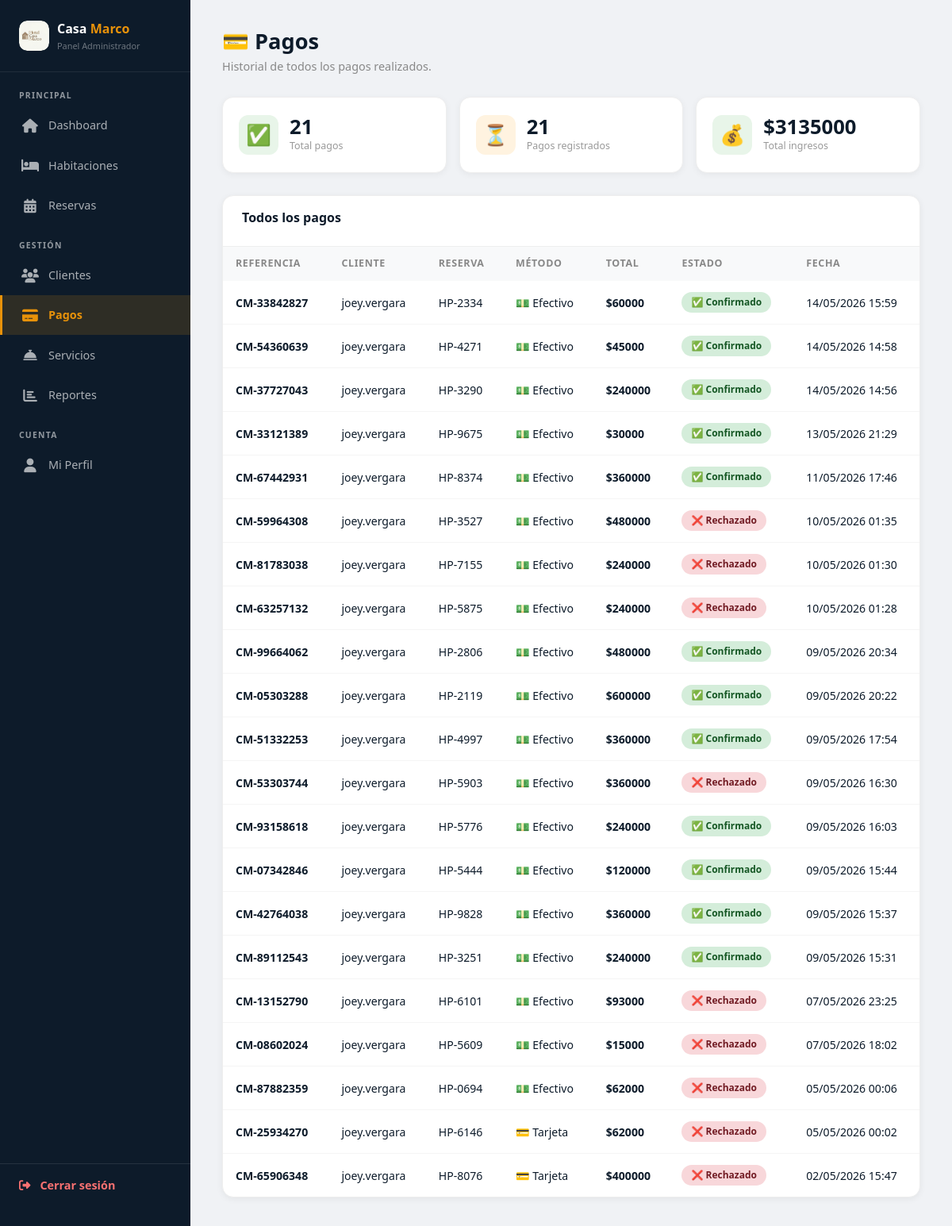
Page /admin-pagos/ (signed in) on the committed database.
### crud_app/models.py (models this page shows, shortened)
class Pago(models.Model):
    METODOS = [
        ('tarjeta',       '💳 Tarjeta'),
        ('transferencia', '🏦 Transferencia'),
        ('efectivo',      '💵 Efectivo'),
        ('pse',           '📱 PSE'),
    ]
    ESTADOS = [
        ('pendiente',    '⏳ Pendiente'),
        ('confirmado',   '✅ Confirmado'),
        ('rechazado',    '❌ Rechazado'),
        ('reembolsado',  '↩️ Reembolsado'),
    ]
    reserva         = models.OneToOneField(Reserva, on_delete=models.CASCADE, related_name='pago')
    usuario         = models.ForeignKey(User, on_delete=models.CASCADE, related_name='pagos')
    metodo          = models.CharField(max_length=20, choices=METODOS)
    estado          = models.CharField(max_length=20, choices=ESTADOS, default='pendiente')
    total           = models.DecimalField(max_digits=10, decimal_places=2)
    referencia      = models.CharField(max_length=20, unique=True)
    comprobante     = models.FileField(upload_to='comprobantes/', blank=True, null=True)
    nombre_titular  = models.CharField(max_length=100, blank=True, null=True)
    numero_tarjeta  = models.CharField(max_length=4, blank=True, null=True)
    banco           = models.CharField(max_length=100, blank=True, null=True)
    fecha_pago      = models.DateTimeField(auto_now_add=True)
    actualizado     = models.DateTimeField(auto_now=True)

class Reserva(models.Model):
    ESTADOS = [
        ('pendiente',   '⏳ Pendiente'),
        ('confirmada',  '✅ Confirmada'),
        ('cancelada',   '❌ Cancelada'),
        ('completada',  '🏁 Completada'),
        ('en_curso',    '🔵 En curso'),
    ]
    usuario         = models.ForeignKey(User, on_delete=models.CASCADE, related_name='reservas')
    habitacion      = models.ForeignKey(Habitacion, on_delete=models.CASCADE, related_name='reservas')
    codigo          = models.CharField(max_length=10, unique=True)
    estado          = models.CharField(max_length=20, choices=ESTADOS, default='pendiente')
    check_in        = models.DateField(default='2024-01-01')
    check_out       = models.DateField(default='2024-01-02')
    huespedes       = models.PositiveIntegerField(default=1)
    adultos         = models.PositiveIntegerField(default=1)
    ninos           = models.PositiveIntegerField(default=0)
    total           = models.DecimalField(max_digits=10, decimal_places=2)
    nombre_huesped  = models.CharField(max_length=100, default='')
    documento       = models.CharField(max_length=20, default='')
    telefono        = models.CharField(max_length=20, default='')
    solicitudes     = models.TextField(blank=True, null=True)
    fecha_reserva   = models.DateTimeField(auto_now_add=True)

### crud_app/views.py (the view)
# urls.py: path('admin-pagos/', views.admin_pagos, name='admin_pagos'),
@login_required(login_url='login')
def admin_pagos(request):
    if not request.user.is_staff:
        return redirect('home')
    pagos          = Pago.objects.all().order_by('-fecha_pago')
    total_ingresos = sum(p.total for p in pagos.filter(estado='confirmado'))
    return render(request, 'crud_app/admin_pagos.html', {
        'pagos'         : pagos,
        'total_ingresos': total_ingresos,
    })

### crud_app/templates/crud_app/admin_pagos.html (shortened to what this page needs)
{% load static %}
<!DOCTYPE html>
<html lang="es">
<head>
  <link href="https://cdn.jsdelivr.net/npm/bootstrap@5.3.0/dist/css/bootstrap.min.css" rel="stylesheet">
  <link rel="stylesheet" href="https://cdnjs.cloudflare.com/ajax/libs/font-awesome/6.4.0/css/all.min.css"/>
</head>
<body>
<aside class="sidebar">
  <div class="sidebar-logo">
    <div class="sidebar-logo-icon">
      <img src="{% static 'crud_app/imagenes/logo.jpeg' %}" alt="Logo"
           style="width:38px; height:38px; border-radius:10px; object-fit:cover;">
    </div>
    <div>
      <div class="sidebar-logo-text">Casa <span>Marco</span></div>
      <div class="sidebar-logo-sub">Panel Administrador</div>
    </div>
  </div>
  <nav class="sidebar-nav">
    <div class="nav-section-title">Principal</div>
    <a href="{% url 'home_admin' %}"><span class="icon"><i class="fas fa-home"></i></span> Dashboard</a>
    <a href="{% url 'admin_habitaciones' %}"><span class="icon"><i class="fas fa-bed"></i></span> Habitaciones</a>
    <a href="{% url 'admin_reservas' %}"><span class="icon"><i class="fas fa-calendar-alt"></i></span> Reservas</a>
    <div class="nav-section-title" style="margin-top:8px;">Gestión</div>
    <a href="{% url 'admin_clientes' %}"><span class="icon"><i class="fas fa-users"></i></span> Clientes</a>
    <a href="{% url 'admin_pagos' %}" class="active"><span class="icon"><i class="fas fa-credit-card"></i></span> Pagos</a>
    <a href="{% url 'admin_servicios' %}"><span class="icon"><i class="fas fa-concierge-bell"></i></span> Servicios</a>
    <a href="{% url 'admin_reportes' %}"><span class="icon"><i class="fas fa-chart-bar"></i></span> Reportes</a>
    <div class="nav-section-title" style="margin-top:8px;">Cuenta</div>
    <a href="{% url 'perfil_usuario' %}"><span class="icon"><i class="fas fa-user"></i></span> Mi Perfil</a>
  </nav>
  <div class="sidebar-logout">
    <a href="{% url 'logout' %}"><span class="icon"><i class="fas fa-sign-out-alt"></i></span> Cerrar sesión</a>
  </div>
</aside>
<main class="main">
  <h1 class="page-title">💳 Pagos</h1>
  <p class="page-sub">Historial de todos los pagos realizados.</p>
  <div class="stats-row">
    <div class="stat-card">
      <div class="stat-icon green">✅</div>
      <div>
        <div class="stat-value">{{ pagos|length }}</div>
        <div class="stat-label">Total pagos</div>
      </div>
    </div>
    <div class="stat-card">
      <div class="stat-icon orange">⏳</div>
      <div>
        <div class="stat-value">{% with pagos|length as total %}{{ pagos|length }}{% endwith %}</div>
        <div class="stat-label">Pagos registrados</div>
      </div>
    </div>
    <div class="stat-card">
      <div class="stat-icon green">💰</div>
      <div>
        <div class="stat-value">${{ total_ingresos|floatformat:0 }}</div>
        <div class="stat-label">Total ingresos</div>
      </div>
    </div>
  </div>
  <div class="tabla-card">
    <div class="tabla-head">
      <h3>Todos los pagos</h3>
    </div>
    {% if pagos %}
    <table>
      <thead>
        <tr>
          <th>Referencia</th>
          <th>Cliente</th>
          <th>Reserva</th>
          <th>Método</th>
          <th>Total</th>
          <th>Estado</th>
          <th>Fecha</th>
        </tr>
      </thead>
      <tbody>
        {% for pago in pagos %}
        <tr>
          <td><strong>{{ pago.referencia }}</strong></td>
          <td>{{ pago.usuario.username }}</td>
          <td>{{ pago.reserva.codigo }}</td>
          <td>{{ pago.get_metodo_display }}</td>
          <td><strong>${{ pago.total|floatformat:0 }}</strong></td>
          <td><span class="badge-estado badge-{{ pago.estado }}">{{ pago.get_estado_display }}</span></td>
          <td>{{ pago.fecha_pago|date:"d/m/Y H:i" }}</td>
        </tr>
        {% endfor %}
      </tbody>
    </table>
    {% else %}
    <div class="empty-state">
      <div class="icon">💳</div>
      <p>No hay pagos registrados aún.</p>
    </div>
    {% endif %}
  </div>
</main>
</body>
</html>

### crud_app/templates/crud_app/admin_pagos.html (style rules this page uses)
:root { --naranja: #E8920A; --azul-dark: #0D1B2A; }
* { box-sizing: border-box; margin: 0; padding: 0; }
body { font-family: 'Segoe UI', sans-serif; background: #f0f2f5; display: flex; min-height: 100vh; }
.sidebar { width: 240px; background: var(--azul-dark); display: flex; flex-direction: column; padding: 24px 0; position: fixed; top: 0; left: 0; bottom: 0; z-index: 100; }
.sidebar-logo { padding: 0 24px 24px; border-bottom: 1px solid rgba(255,255,255,0.08); display: flex; align-items: center; gap: 10px; }
.sidebar-logo-icon { width: 38px; height: 38px; border-radius: 10px; overflow: hidden; flex-shrink: 0; display: flex; align-items: center; justify-content: center; }
.sidebar-logo-text { font-size: 1rem; font-weight: 900; color: white; }
.sidebar-logo-text span { color: var(--naranja); }
.sidebar-logo-sub { font-size: 0.68rem; color: rgba(255,255,255,0.4); margin-top: 2px; }
.nav-section-title { font-size: 0.65rem; font-weight: 700; color: rgba(255,255,255,0.55); text-transform: uppercase; letter-spacing: 0.12em; padding: 10px 24px 4px; }
.sidebar-nav { padding: 12px 0; flex: 1; }
.sidebar-nav a { display: flex; align-items: center; gap: 12px; padding: 12px 24px; color: rgba(255,255,255,0.65); text-decoration: none; font-size: 0.9rem; font-weight: 500; transition: all 0.2s; border-left: 3px solid transparent; }
.sidebar-nav a.active { background: rgba(232,146,10,0.15); color: var(--naranja); border-left-color: var(--naranja); font-weight: 700; }
.sidebar-nav .icon { font-size: 1.1rem; width: 22px; text-align: center; }
.sidebar-logout { padding: 16px 24px; border-top: 1px solid rgba(255,255,255,0.1); }
.sidebar-logout a { display: flex; align-items: center; gap: 12px; color: #f87171; text-decoration: none; font-size: 0.9rem; font-weight: 600; }
.main { margin-left: 240px; padding: 36px 40px; flex: 1; }
.page-title { font-size: 1.7rem; font-weight: 800; color: var(--azul-dark); margin-bottom: 4px; }
.page-sub { color: #888; font-size: 0.9rem; margin-bottom: 28px; }
.stats-row { display: grid; grid-template-columns: repeat(3, 1fr); gap: 16px; margin-bottom: 28px; }
.stat-card { background: white; border-radius: 14px; padding: 22px 20px; border: 1px solid #eee; display: flex; align-items: center; gap: 14px; box-shadow: 0 2px 8px rgba(0,0,0,0.05); }
.stat-icon { font-size: 1.6rem; width: 50px; height: 50px; border-radius: 12px; display: flex; align-items: center; justify-content: center; }
.stat-icon.green { background: #e8f5e9; }
.stat-icon.orange { background: #fff3e0; }
.stat-value { font-size: 1.6rem; font-weight: 900; color: var(--azul-dark); line-height: 1; }
.stat-label { font-size: 0.78rem; color: #999; margin-top: 3px; }
.tabla-card { background: white; border-radius: 14px; overflow: hidden; box-shadow: 0 2px 8px rgba(0,0,0,0.06); border: 1px solid #eee; }
.tabla-head { padding: 18px 24px; border-bottom: 1px solid #eee; display: flex; justify-content: space-between; align-items: center; }
.tabla-head h3 { font-size: 1rem; font-weight: 700; color: var(--azul-dark); }
table { width: 100%; border-collapse: collapse; }
thead tr { background: #f8f9fa; }
thead th { padding: 12px 16px; text-align: left; font-size: 0.78rem; font-weight: 700; color: #888; text-transform: uppercase; letter-spacing: 0.05em; }
tbody tr { border-bottom: 1px solid #f5f5f5; transition: background 0.15s; }
tbody tr:last-child { border-bottom: none; }
tbody td { padding: 14px 16px; font-size: 0.88rem; color: var(--azul-dark); }
.badge-estado { display: inline-block; padding: 4px 12px; border-radius: 20px; font-size: 0.75rem; font-weight: 700; }
.badge-confirmado { background: #d4edda; color: #155724; }
.badge-rechazado { background: #f8d7da; color: #721c24; }

### rows in the picture
Pago: referencia "CM-33842827", usuario.username "joey.vergara", reserva.codigo "HP-2334", metodo "💵 Efectivo", total "60000", estado "✅ Confirmado", fecha_pago "14/05/2026 15:59"
Pago: referencia "CM-54360639", usuario.username "joey.vergara", reserva.codigo "HP-4271", metodo "💵 Efectivo", total "45000", estado "✅ Confirmado", fecha_pago "14/05/2026 14:58"
Pago: referencia "CM-37727043", usuario.username "joey.vergara", reserva.codigo "HP-3290", metodo "💵 Efectivo", total "240000", estado "✅ Confirmado", fecha_pago "14/05/2026 14:56"
Pago: referencia "CM-33121389", usuario.username "joey.vergara", reserva.codigo "HP-9675", metodo "💵 Efectivo", total "30000", estado "✅ Confirmado", fecha_pago "13/05/2026 21:29"
Pago: referencia "CM-67442931", usuario.username "joey.vergara", reserva.codigo "HP-8374", metodo "💵 Efectivo", total "360000", estado "✅ Confirmado", fecha_pago "11/05/2026 17:46"
Pago: referencia "CM-59964308", usuario.username "joey.vergara", reserva.codigo "HP-3527", metodo "💵 Efectivo", total "480000", estado "❌ Rechazado", fecha_pago "10/05/2026 01:35"
Pago: referencia "CM-81783038", usuario.username "joey.vergara", reserva.codigo "HP-7155", metodo "💵 Efectivo", total "240000", estado "❌ Rechazado", fecha_pago "10/05/2026 01:30"
Pago: referencia "CM-63257132", usuario.username "joey.vergara", reserva.codigo "HP-5875", metodo "💵 Efectivo", total "240000", estado "❌ Rechazado", fecha_pago "10/05/2026 01:28"
Pago: referencia "CM-99664062", usuario.username "joey.vergara", reserva.codigo "HP-2806", metodo "💵 Efectivo", total "480000", estado "✅ Confirmado", fecha_pago "09/05/2026 20:34"
Pago: referencia "CM-05303288", usuario.username "joey.vergara", reserva.codigo "HP-2119", metodo "💵 Efectivo", total "600000", estado "✅ Confirmado", fecha_pago "09/05/2026 20:22"
Pago: referencia "CM-51332253", usuario.username "joey.vergara", reserva.codigo "HP-4997", metodo "💵 Efectivo", total "360000", estado "✅ Confirmado", fecha_pago "09/05/2026 17:54"
Pago: referencia "CM-53303744", usuario.username "joey.vergara", reserva.codigo "HP-5903", metodo "💵 Efectivo", total "360000", estado "❌ Rechazado", fecha_pago "09/05/2026 16:30"
Pago: referencia "CM-93158618", usuario.username "joey.vergara", reserva.codigo "HP-5776", metodo "💵 Efectivo", total "240000", estado "✅ Confirmado", fecha_pago "09/05/2026 16:03"
Pago: referencia "CM-07342846", usuario.username "joey.vergara", reserva.codigo "HP-5444", metodo "💵 Efectivo", total "120000", estado "✅ Confirmado", fecha_pago "09/05/2026 15:44"
Pago: referencia "CM-42764038", usuario.username "joey.vergara", reserva.codigo "HP-9828", metodo "💵 Efectivo", total "360000", estado "✅ Confirmado", fecha_pago "09/05/2026 15:37"
Pago: referencia "CM-89112543", usuario.username "joey.vergara", reserva.codigo "HP-3251", metodo "💵 Efectivo", total "240000", estado "✅ Confirmado", fecha_pago "09/05/2026 15:31"
Pago: referencia "CM-13152790", usuario.username "joey.vergara", reserva.codigo "HP-6101", metodo "💵 Efectivo", total "93000", estado "❌ Rechazado", fecha_pago "07/05/2026 23:25"
Pago: referencia "CM-08602024", usuario.username "joey.vergara", reserva.codigo "HP-5609", metodo "💵 Efectivo", total "15000", estado "❌ Rechazado", fecha_pago "07/05/2026 18:02"
Pago: referencia "CM-87882359", usuario.username "joey.vergara", reserva.codigo "HP-0694", metodo "💵 Efectivo", total "62000", estado "❌ Rechazado", fecha_pago "05/05/2026 00:06"
Pago: referencia "CM-25934270", usuario.username "joey.vergara", reserva.codigo "HP-6146", metodo "💳 Tarjeta", total "62000", estado "❌ Rechazado", fecha_pago "05/05/2026 00:02"
Pago: referencia "CM-65906348", usuario.username "joey.vergara", reserva.codigo "HP-8076", metodo "💳 Tarjeta", total "400000", estado "❌ Rechazado", fecha_pago "02/05/2026 15:47"

### other values in the picture
{{ pagos|length }} "21"
{{ total_ingresos|floatformat:0 }} "3135000"
